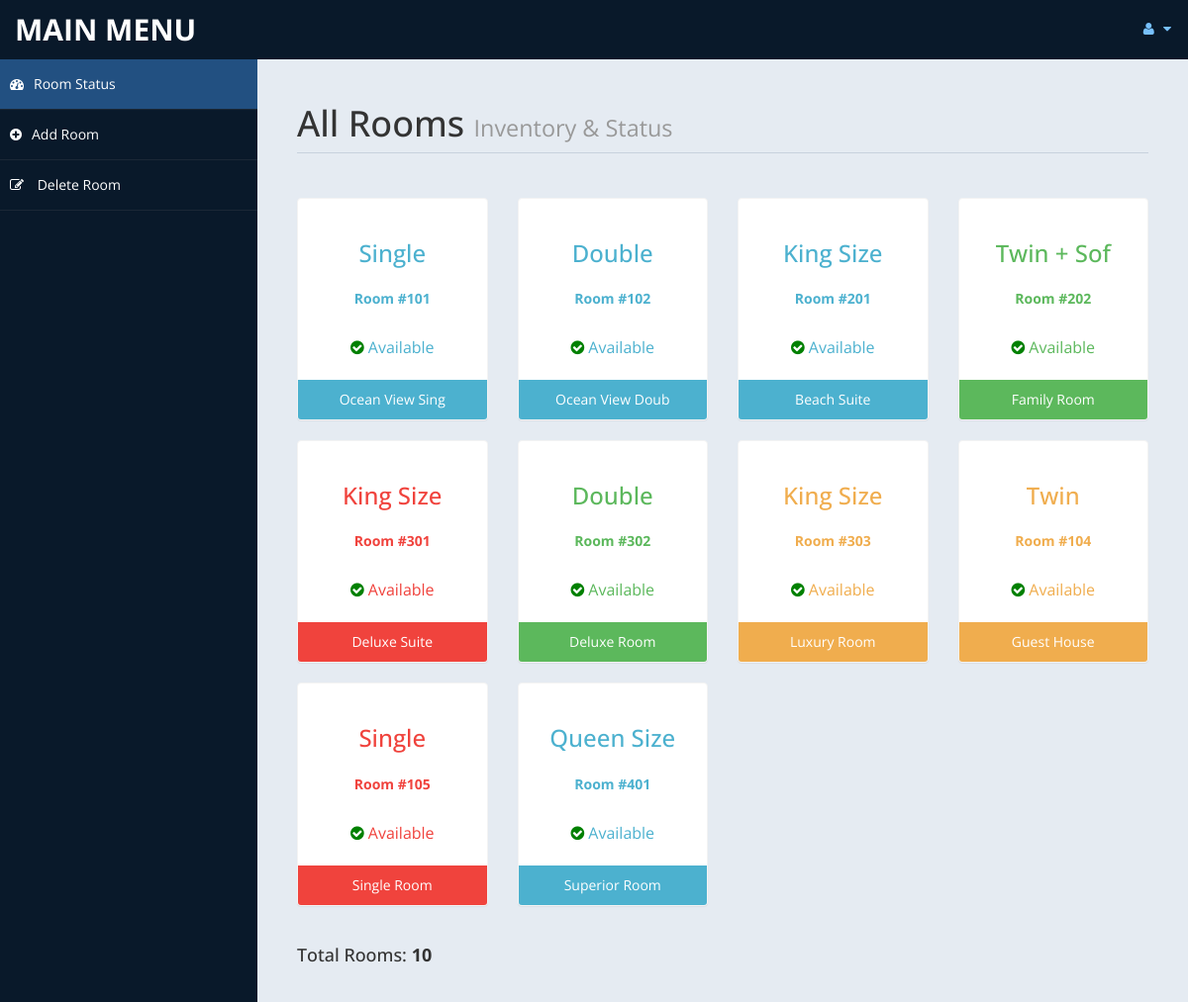
Screenshot of /admin/settings.php (signed in) with the database file from the repository.
### tables this page shows
CREATE TABLE IF NOT EXISTS room (
    id int(10) unsigned NOT NULL AUTO_INCREMENT,
    type varchar(15) DEFAULT NULL,
    bedding varchar(10) DEFAULT NULL,
    room_number varchar(20) DEFAULT NULL,
    place varchar(10) DEFAULT NULL,
    area varchar(100) NOT NULL DEFAULT 'Free WiFi, AC',
    size varchar(100) NOT NULL DEFAULT 'Standard 300 sq ft',
    status varchar(20) DEFAULT 'Available',
    cusid int(11) DEFAULT NULL,
    PRIMARY KEY (id),
    UNIQUE KEY unique_room_number (room_number)
);

### admin/settings.php (the view, shortened to what this page needs)
<!DOCTYPE html>
<html xmlns="http://www.w3.org/1999/xhtml">
<head>
    <link href="assets/css/bootstrap.css" rel="stylesheet" />
    <link href="assets/css/font-awesome.css" rel="stylesheet" />
    <link href="assets/css/custom-styles.css" rel="stylesheet" />
</head>
<body>
    <div id="wrapper">
        <nav class="navbar navbar-default top-navbar" role="navigation">
            <div class="navbar-header">
                <a class="navbar-brand" href="home.php">MAIN MENU </a>
            </div>
            <ul class="nav navbar-top-links navbar-right">
                <li class="dropdown">
                    <a class="dropdown-toggle" data-toggle="dropdown" href="#" aria-expanded="false">
                        <i class="fa fa-user fa-fw"></i> <i class="fa fa-caret-down"></i>
                    </a>
                </li>
            </ul>
        </nav>
        <nav class="navbar-default navbar-side" role="navigation">
            <div class="sidebar-collapse">
                <ul class="nav" id="main-menu">
                    <li>
                        <a class="active-menu" href="settings.php"><i class="fa fa-dashboard"></i>Room Status</a>
                    </li>
					<li>
                        <a  href="room.php"><i class="fa fa-plus-circle"></i>Add Room</a>
                    </li>
                    <li>
                        <a   href="roomdel.php"><i class="fa fa-pencil-square-o"></i> Delete Room</a>
                    </li>
            </div>
        </nav>
        <div id="page-wrapper" >
            <div id="page-inner">
			 <div class="row">
                    <div class="col-md-12">
                        <h1 class="page-header">
                           All Rooms <small>Inventory & Status</small>
                        </h1>
                    </div>
                </div>
            <?php
						include ('db.php');
						$sql = "select * from room";
						$re = mysqli_query($con,$sql);
						$room_colors = array(
							'Superior Room' => 'blue',
							'Deluxe Room' => 'green',
							'Guest House' => 'brown',
							'Single Room' => 'red',
							'Ocean View Single' => 'blue',
							'Ocean View Double' => 'green',
							'Beach Suite' => 'blue',
							'Family Room' => 'green',
							'Deluxe Suite' => 'red',
							'Luxury Room' => 'brown'
						);
				?>
                <div class="row">
				<?php
										$count = 0;
										while($row= mysqli_fetch_array($re))
										{
												$count++;
												$type = $row['type'];
												$room_num = isset($row['room_number']) ? $row['room_number'] : 'N/A';
												$status = isset($row['status']) ? $row['status'] : 'Available';
												$color = isset($room_colors[$type]) ? $room_colors[$type] : 'blue';
												$status_icon = ($status == 'Available') ? 'fa-check-circle' : 'fa-ban';
												$status_color = ($status == 'Available') ? 'green' : 'red';
												echo"<div class='col-md-3 col-sm-6 col-xs-12'>
													<div class='panel panel-primary text-center no-boder bg-color-".$color."'>
														<div class='panel-body'>
															<i class='fa fa-bed fa-5x'></i>
															<h3>".$row['bedding']."</h3>
															<p style='margin:5px 0; font-size:14px;'><strong>Room #".$room_num."</strong></p>
															<p style='margin:5px 0;'><i class='fa ".$status_icon."' style='color:".$status_color.";'></i> ".$status."</p>
														</div>
														<div class='panel-footer back-footer-".$color."'>
															".$row['type']."
														</div>
													</div>
												</div>";
										}
										echo "<div class='col-md-12'><h4>Total Rooms: <strong>$count</strong></h4></div>";
									?>
                </div>
            </div>
        </div>
</body>
</html>

### admin/assets/css/custom-styles.css (style rules this page uses)
body { font-family: 'Open Sans', sans-serif; }
#wrapper { width: 100%; background:#09192A; }
#page-wrapper { padding: 15px 15px; min-height: 600px; background:#E5EBF2; }
#page-inner { width:100%; margin:10px 20px 10px 0px; background-color:transparent; padding:10px; min-height:1200px; }
.text-center { text-align:center; }
.no-boder { border:1px solid #f3f3f3; }
h1, .h1, h2, .h2, h3, .h3 { margin-top: 7px; margin-bottom: -5px; }
h4 { padding-top:10px; }
p { font-size:16px; line-height:25px; padding-top:20px; }
.page-header { padding-bottom: 9px; margin: 10px 0 45px; border-bottom: 1px solid #C7D1DD; }
.bg-color-green { background-color: #fff; color: #5cb85c; }
.bg-color-blue { background-color: #fff; color: #4CB1CF }
.bg-color-red { background-color: #fff; color:#F0433D; }
.bg-color-brown { background-color: #fff; color:#f0ad4e; }
.back-footer-green { background-color: #5cb85c; color:#fff; border-top: 0px solid #fff; }
.back-footer-red { background-color: #F0433D; color:#fff; border-top: 0px solid #fff; }
.back-footer-blue { background-color: #4CB1CF; color:#fff; border-top: 0px solid #fff; }
.back-footer-brown { background-color: #f0ad4e; color:#fff; border-top: 0px solid #fff; }
.top-navbar { margin:0px; }
.top-navbar .navbar-brand { color: #fff; width: 260px; text-align: left; height: 60px; font-size: 30px; font-weight: 700; text-transform: uppercase; line-height: 30px; }
.top-navbar .nav > li { position: relative; display: inline-block; }
.top-navbar .nav > li > a { position: relative; display: block; padding: 19px 15px; color: #77C0FD; }
.active-menu { background-color:#225081!important; }
.sidebar-collapse , .sidebar-collapse .nav { background:none; }
.sidebar-collapse .nav { padding:0; }
.sidebar-collapse .nav > li > a { color:#fff; background:transparent; text-shadow:none; }
.sidebar-collapse > .nav > li > a { padding:15px 10px; }
.sidebar-collapse > .nav > li { border-bottom: 1px solid rgba(107, 108, 109, 0.19); }
.navbar-side { border:none; background-color: transparent; }
.top-navbar { background:#09192A; border-bottom:none; }
.top-navbar .nav > li > a > i { margin-right: 2px; }
.navbar-default { border:0px solid black; }
.navbar-header { background: #09192A; }
.nav > li > a > i { margin-right:10px; }
@media (min-width:768px) { #page-wrapper { margin: 0 0 0 260px; padding: 15px 30px; min-height: 1200px; } }
@media (min-width:768px) { .navbar-side { z-index: 1; position: absolute; width: 260px; } }
@media (min-width:768px) { .navbar { border-radius: 0px; } }

### rows the page displays
room: bedding "Single", room_number "101", status "Available", type "Ocean View Sing"
room: bedding "Double", room_number "102", status "Available", type "Ocean View Doub"
room: bedding "King Size", room_number "201", status "Available", type "Beach Suite"
room: bedding "Twin + Sof", room_number "202", status "Available", type "Family Room"
room: bedding "King Size", room_number "301", status "Available", type "Deluxe Suite"
room: bedding "Double", room_number "302", status "Available", type "Deluxe Room"
room: bedding "King Size", room_number "303", status "Available", type "Luxury Room"
room: bedding "Twin", room_number "104", status "Available", type "Guest House"
room: bedding "Single", room_number "105", status "Available", type "Single Room"
room: bedding "Queen Size", room_number "401", status "Available", type "Superior Room"

### other values shown
$count "10"
